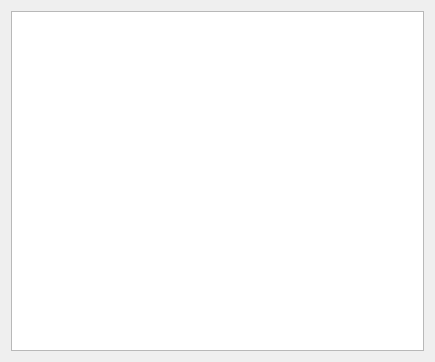
<?xml version="1.0" encoding="UTF-8"?>
<ui version="4.0">
 <class>Dialog_table_results</class>
 <widget class="QDialog" name="Dialog_table_results">
  <property name="geometry">
   <rect>
    <x>0</x>
    <y>0</y>
    <width>435</width>
    <height>362</height>
   </rect>
  </property>
  <property name="windowTitle">
   <string>Results</string>
  </property>
  <layout class="QGridLayout" name="gridLayout">
   <item row="0" column="0">
    <widget class="QTableView" name="tableView"/>
   </item>
  </layout>
 </widget>
 <resources/>
 <connections/>
</ui>
